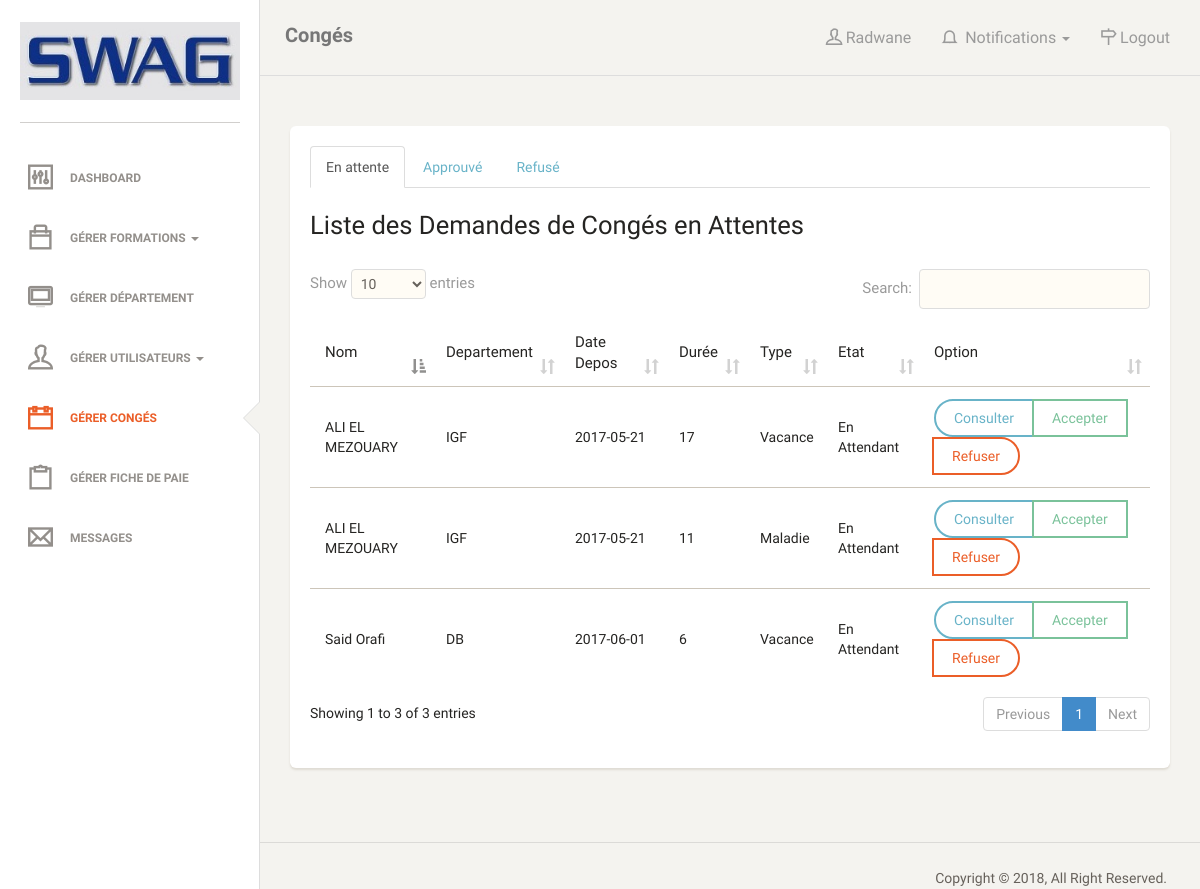
/admin/conges.php (signed in), run on the app's committed database.
### tables this page shows
CREATE TABLE `fonctionnaire` (
  `designation` varchar(100) NOT NULL,
  `bureau` varchar(25) NOT NULL,
  `email` varchar(100) NOT NULL,
  `firstname` varchar(100) NOT NULL,
  `lastname` varchar(100) NOT NULL,
  `password` varchar(100) NOT NULL,
  `fonct_id` int(50) NOT NULL,
  `telephone` varchar(10) NOT NULL,
  `username` varchar(100) NOT NULL,
  `grade` int(50) NOT NULL,
  `date_entre` date NOT NULL
);

CREATE TABLE `stlocation` (
  `stdev_id` int(50) NOT NULL,
  `stdev_location_name` varchar(1000) NOT NULL,
  `thumbnails` varchar(1000) NOT NULL
);

CREATE TABLE `vacation_log` (
  `eddate` date NOT NULL,
  `fonct_id` int(50) NOT NULL,
  `v_id` int(50) NOT NULL,
  `vp_operation` int(11) NOT NULL,
  `vl_stat` int(2) NOT NULL,
  `sdate` date NOT NULL,
  `prog_head` int(11) NOT NULL,
  `nodays` int(10) NOT NULL,
  `leavetype` varchar(128) NOT NULL,
  `hr_approve` int(50) NOT NULL,
  `vdate` date NOT NULL
);

CREATE TABLE `approve_hr` (
  `hr_approve` int(50) NOT NULL,
  `name_stat` varchar(120) NOT NULL
);

### admin/auth.php (called while the page is built, shortened)
<?php
$username = $_COOKIE['auth'];
$select = mysql_query("select * from admin where username = '$username'");
while($data = mysql_fetch_array($select)){
        $id = $data['admin_id'];
        $fname = $data['firstname'];
}
?>

### admin/conges.php (the view, shortened to what this page needs)
<?php
include("auth.php");
?>
<!doctype html>
<html lang="en">
<head>
    <?php
    include("../include/header.php");
    ?>
</head>
<body>
<div class="wrapper">
    <div class="sidebar" data-background-color="white" data-active-color="danger">
<div class="sidebar-wrapper">
            <div class="logo">
                <a href="dashboard.php" class="simple-text">
                    <img src="../images/logo-swag.jpg" style="width: 100%;">
                </a>
            </div>
            <ul class="nav">
                <li class="">
                    <a href="dashboard.php">
                        <i class="ti-panel"></i>
                        <p>Dashboard</p>
                    </a>
                </li>
                <li  class="dropdown">
                    <a class="dropdown-toggle" type="button" data-toggle="dropdown">
                        <i class="ti-bag"></i>
                        <p>Gérer formations <span class="caret"></span></p>
                    </a>
                </li>
                <li>
                    <a href="location.php">
                        <i class="ti-desktop"></i>
                        <p>Gérer Département</p>
                    </a>
                </li>
                <li  class="dropdown">
                    <a class="dropdown-toggle" type="button" data-toggle="dropdown">
                        <i class="ti-user"></i>
                        <p>Gérer Utilisateurs <span class="caret"></span></p>
                    </a>
                </li>
                  <li class="active">
                    <a href="conges.php">
                        <i class="ti-calendar"></i>
                        <p>Gérer Congés</p>
                    </a>
                </li>
                <li>
                    <a href="payslip.php">
                        <i class="ti-clipboard"></i>
                        <p>Gérer Fiche de Paie</p>
                    </a>
                </li>
                <li>
                    <a href="message.php">
                        <i class="ti-email"></i>
                        <?php
                        $cmp_msg = mysql_query("select * from message where admin_id=$id and receiver='admin' and del_from_admin=0 and seen = 0");
                        $nbMsgNotSeen = mysql_num_rows($cmp_msg);
                        if($nbMsgNotSeen){
                            echo '<p>Messages <span class="label label-info">'.$nbMsgNotSeen.' new</span></p>';
                        }else{
                            echo '<p>Messages</p>';
                        }
                        ?>
                    </a>
                </li>
            </ul>
    	</div>
    </div>
    <div class="main-panel">
        <nav class="navbar navbar-default">
            <div class="container-fluid">
                <div class="navbar-header">
                    <a class="navbar-brand" href="#">Congés</a>
                </div>
                <?php
                include("../include/admin_notif.php");
                ?>
            </div>
        </nav>
        <div class="content">
            <div class="container-fluid">
                <div class="row">
                    <div class="col-md-12">
                        <br>
                        <div class="card" style="padding: 20px;">
                        <ul class="nav nav-tabs">
                            <li class="active"><a data-toggle="tab" href="#en_attente">En attente</a></li>
                            <li><a data-toggle="tab" href="#approuver">Approuvé</a></li>
                            <li><a data-toggle="tab" href="#refuser">Refusé</a></li>
                        </ul>
                        <div class="tab-content">
                            <div id="en_attente" class="tab-pane fade in active">
                                <h3>Liste des Demandes de Congés en Attentes</h3>
                                <div class="content table-responsive table-full-width">
                                    <table class="table table-hover" id="attente">
                                        <thead>
                                            <tr style="font-size: 12px;">
                                                <th>Nom</th>
                                                <th>Departement</th>
                                                <th>Date Depos</th>
                                                <th>Durée</th>
                                                <th>Type</th>
                                                <th>Etat</th>
                                                <th>Option</th>
                                            </tr>
                                        </thead>
                                        <tbody>
                                        <?php
                                        $query1 = mysql_query("SELECT * FROM fonctionnaire, vacation_log, location_details,stlocation, approve_hr
									WHERE fonctionnaire.fonct_id = vacation_log.fonct_id
                                    and fonctionnaire.fonct_id=location_details.fonct_id and stlocation.stdev_id=location_details.stdev_id
									AND approve_hr.hr_approve = vacation_log.hr_approve
									AND approve_hr.hr_approve = '1' ");
                                        if(mysql_num_rows($query1)){
                                            while ($data = mysql_fetch_array($query1)) {
                                                echo "<tr>";
                                                ?>
                                                <td><?php echo $data['firstname']." ".$data['lastname']; ?></td>
                                                <td><?php echo $data['stdev_location_name']; ?></td>
                                                <td><?php echo $data['vdate']; ?></td>
                                                <td><?php echo $data['nodays']; ?></td>
                                                <td><?php echo $data['leavetype']; ?></td>
                                                <td><?php echo $data['name_stat']; ?></td>
                                                <td>
                                                <div class="btn-group">
                                                    <a type="button" data-id="<?php echo $data['v_id'];?>" id="but<?php echo $data['v_id'];?>" href="javascript:void(0)" class='btn btn-info consulter'>
                                                        Consulter
                                                    </a>
                                                   <a href='accepterDemConge.php?id=<?php echo $data['v_id'];?>' class='btn btn-success'/>
                                                        Accepter
                                                    <a href='annulerDemConge.php?id=<?php echo $data['v_id'];?>' class='btn btn-danger'/>
                                                        Refuser
                                                </div>
                                                </td>
                                                <?php
                                                echo "</tr>";
                                            }
                                        }else{
                                            ?>
                                            <tr>
                                                <td colspan="10" align="center">No data found.</td>
                                            </tr>
                                            <?php
                                        }
                                        ?>
                                        </tbody>
                                    </table>
                                </div>
                            </div>
                        </div>
                        </div>
                    </div>
                </div>
            </div>
        </div>
        <footer class="footer">
            <div class="container-fluid">
                <div class="copyright pull-right">
                    Copyright &copy; <script>document.write(new Date().getFullYear())</script>, All Right Reserved.</a>
                </div>
            </div>
        </footer>
    </div>
</div>
</body>
</html>

### include/admin_notif.php (shortened to what this page needs)
<div class="collapse navbar-collapse">
    <?php
    $sqltest = mysql_query("select * from notification where seen=0 and type_person='admin'");
    $notif_count = mysql_num_rows($sqltest);
    ?>
        <ul class="nav navbar-nav navbar-right">
            <li>
                <a href="#">
                    <i class="ti-user"></i>
                    <p><?php echo $fname; ?></p>
                </a>
            </li>
            <li class="dropdown">
                <?php
                    if($notif_count){
                        echo '<a href="#" class="dropdown-toggle activenotif" data-toggle="dropdown">';
                    }else{
                        echo '<a href="#" class="dropdown-toggle" data-toggle="dropdown">';
                    }
                ?>
                        <i class="ti-bell"></i>
                        <p>Notifications</p>
                        <b class="caret"></b>
                  </a>
            </li>
            <li>
                <a href="../logout.php">
                    <i class="ti-direction"></i>
                    <p>Logout</p>
                </a>
            </li>
        </ul>
    </div>

### assets/css/demo.css (style rules this page uses)
.navbar-header { min-width: 120px; }
.container-fluid { padding-right: 15px; padding-left: 15px; }

### admin/conges.php (style rules this page uses)
.nav .dropdown { cursor: pointer; }

### data on the page
fonctionnaire: firstname "ALI", lastname "EL MEZOUARY", stlocation.stdev_location_name "IGF", vacation_log.vdate "2017-05-21", vacation_log.nodays "17", vacation_log.leavetype "Vacance", approve_hr.name_stat "En Attendant", vacation_log.nodays "11", vacation_log.leavetype "Maladie"
fonctionnaire: firstname "Said", lastname "Orafi", stlocation.stdev_location_name "DB", vacation_log.vdate "2017-06-01", vacation_log.nodays "6", vacation_log.leavetype "Vacance", approve_hr.name_stat "En Attendant"

### other printed values
$fname "Radwane"
